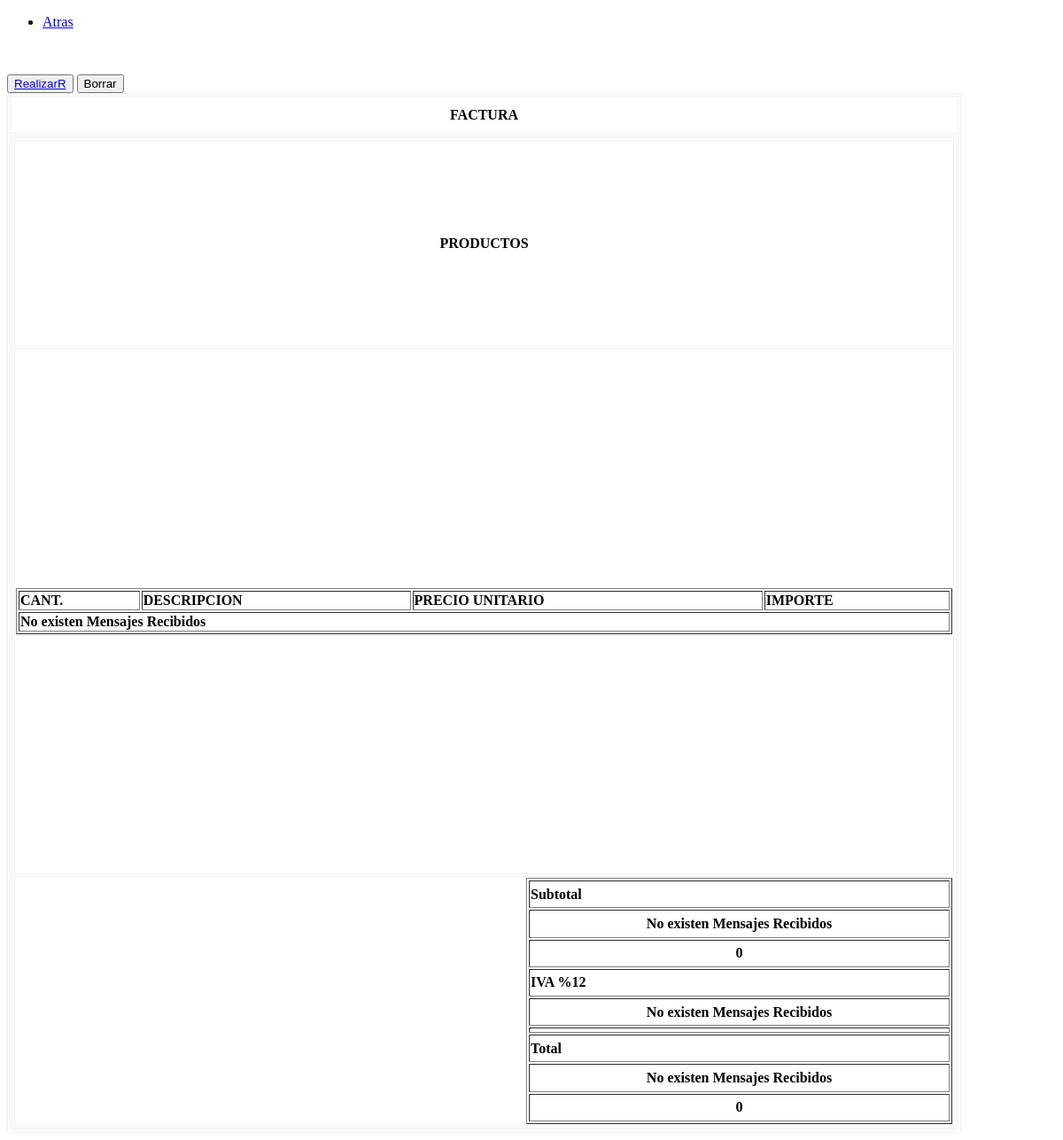
The page /admin/vista/factura.php?codio=3 on the database as committed earlier.
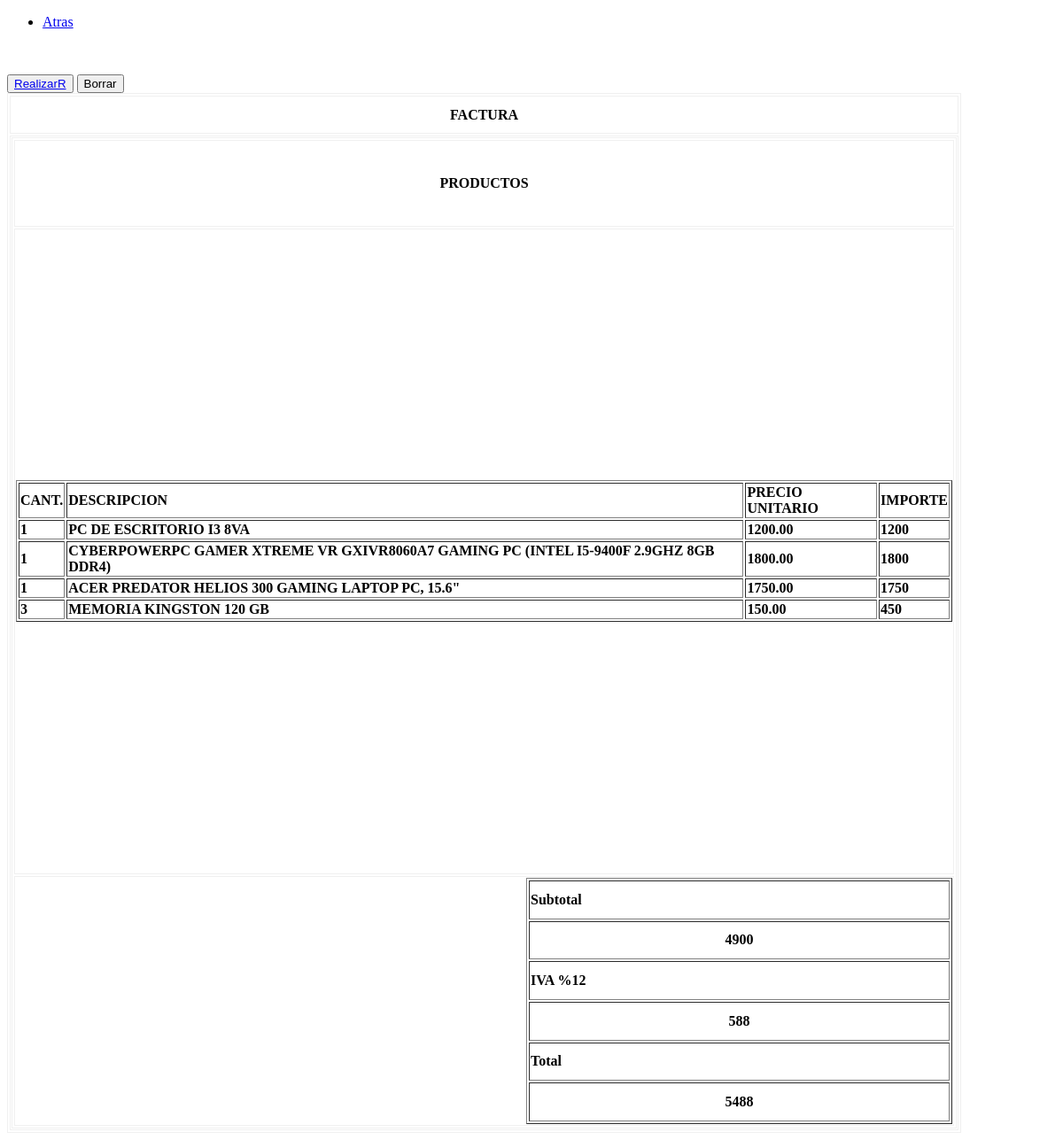
The same page on the database as committed later.
### tables this page shows
CREATE TABLE `pedidos` (
  `ped_id` int(11) NOT NULL,
  `pro_id` int(11) NOT NULL,
  `cod_usuario` int(11) NOT NULL,
  `ped_cantidad` int(11) NOT NULL,
  `ped_estado` varchar(11) NOT NULL
);

CREATE TABLE `productos` (
  `prod_id` int(11) NOT NULL,
  `prod_descripcion` varchar(250) NOT NULL,
  `prod_caracteristica` varchar(250) NOT NULL,
  `prod_precio` decimal(10,2) NOT NULL,
  `prod_stock` int(11) NOT NULL,
  `prod_foto` varchar(200) NOT NULL,
  `prod_eliminado` varchar(100) NOT NULL
);

### admin/vista/factura.php (the view, shortened to what this page needs)
<!DOCTYPE html
    PUBLIC "-//W3C//DTD XHTML 1.0 Transitional//EN" "http://www.w3.org/TR/xhtml1/DTD/xhtml1-transitional.dtd">
<html xmlns="http://www.w3.org/1999/xhtml">
<head>
</head>
<body>
<?php
        $mail = $_GET["mail"];
        $codio =$_GET["codio"];
    ?>
    <header>
        <nav>
            <ul>
                <li> <a href="vista/comprar.php?mail=<?php echo "$mail"; ?>&codigo=<?php echo $codio;?>">Atras</a> </li>
            </ul>
        </nav>
    </header>
    <p align="center">&nbsp;</p>
    <table width="1069" height="325" border="1" bordercolor="#F0F0F0" bgcolor="#FFFFFF" action="com.php">
        <tr background="">
            <th width="800" height="39" bgcolor="#FFFFFF" scope="col">FACTURA</th>
        </tr>
        <tr>
            <th height="42" background="" bgcolor="#FFFFFF" scope="col">
                <table width="1067" height="1119" border="1" align="center" bordercolor="#F0F0F0">
                    <tr>
                        <td colspan="5" class="Estilo9">
                            <div align="center">PRODUCTOS</div>
                        </td>
                    </tr>
                    <tr>
                        <td colspan="5" class="Estilo9">
                            <div align="center" class="Estilo11">
                                <table width="100%" border="1" align="center">
                                    <td>CANT.</td>
                                    <td>DESCRIPCION</td>
                                    <td>PRECIO UNITARIO</td>
                                    <td>IMPORTE</td>
                                    <?php
                                    $codio= $_GET['codio'];
                                    include '../config/conexionDB.php';
                                    $sql    = "SELECT * FROM pedidos WHERE cod_usuario = '$codio';";
                                    $result = $conn->query($sql);
                                    if ($result->num_rows > 0) {
                                        while ($row = $result->fetch_assoc()) {
                                            $pro     = $row["pro_id"];
                                            $sql2    = "SELECT * FROM productos WHERE prod_id = '$pro';";
                                            $result2 = $conn->query($sql2);
                                            $rl      = mysqli_fetch_assoc($result2);
                                            $rlt = $rl["prod_caracteristica"];
                                            $rlt2 = $rl["prod_precio"];
                                            $rlt3 = $row["ped_cantidad"];
                                            $importe = $rlt2*$rlt3;
                                            echo "<tr>";
                                            echo "<td>" . $rlt3 ."</td>";
                                            echo "<td>" . $rlt . "</td>";
                                            echo "<td>" . $rlt2 . "</td>";
                                            echo "<td>" . $importe . "</td>";
                                            echo "</tr>";
                                        }
                                    } else {
                                        echo "<tr>";
                                        echo " <td colspan='4'> No existen Mensajes Recibidos</td>";
                                        echo "</tr>";
                                    }
                                    ?>
                                </table>
                            </div>
                        </td>
                    </tr>
                    <tr>
                        <td height="62" colspan="2" class="Estilo9">
                            <table width="481" height="278" border="1" align="right">
                                <tr>
                                    <td>
                                        <div align="left">Subtotal</div>
                                    </td>
                                    <?php
                                    include '../config/conexionDB.php';
                                    $sql    = "SELECT * FROM pedidos WHERE cod_usuario = '$codio';";
                                    $result = $conn->query($sql);
                                    $sub2 = 0 ;
                                    if ($result->num_rows > 0) {
                                        while ($row = $result->fetch_assoc()) {
                                            $pro     = $row["pro_id"];
                                            $sql2    = "SELECT * FROM productos WHERE prod_id = '$pro';";
                                            $result2 = $conn->query($sql2);
                                            $rl      = mysqli_fetch_assoc($result2);
                                            $rlt4 =  $rl["prod_precio"];
                                            $sub2 += $rlt4;
                                        }
                                    } else {
                                        echo "<tr>";
                                        echo " <td colspan='4'> No existen Mensajes Recibidos</td>";
                                        echo "</tr>";
                                    }
                                        echo "<tr>";
                                        echo "<td>" . $sub2 . "</td>";
                                        echo "</tr>";
                                    ?>
                                </tr>
                                <tr>
                                    <td>
                                        <div align="left">IVA %12</div>
                                    </td>
                                    <?php
                                    include '../config/conexionDB.php';
                                    $sql    = "SELECT * FROM pedidos WHERE cod_usuario = '$codio';";
                                    $result = $conn->query($sql);
                                    $sub2 = 0 ;
                                    if ($result->num_rows > 0) {
                                        while ($row = $result->fetch_assoc()) {
                                            $pro     = $row["pro_id"];
                                            $sql2    = "SELECT * FROM productos WHERE prod_id = '$pro';";
                                            $result2 = $conn->query($sql2);
                                            $rl      = mysqli_fetch_assoc($result2);
                                            $rlt4 = $rl["prod_precio"];
                                            $sub2 += $rlt4;
                                            $iva = ($sub2*12)/100;
                                        }
                                    } else {
                                        echo "<tr>";
                                        echo " <td colspan='4'> No existen Mensajes Recibidos</td>";
                                        echo "</tr>";
                                    }
                                    echo "<tr>";
                                    echo "<td>" . $iva . "</td>";
                                    echo "</tr>";
                                    ?>
                                </tr>
                                <tr>
                                    <td>
                                        <div align="left">Total</div>
                                    </td>
                                    <?php
                                    include '../config/conexionDB.php';
                                    $sql    = "SELECT * FROM pedidos WHERE cod_usuario = '$codio';";
                                    $result = $conn->query($sql);
                                    $sub2 = 0 ;
                                    if ($result->num_rows > 0) {
                                        while ($row = $result->fetch_assoc()) {
                                            $pro     = $row["pro_id"];
                                            $sql2    = "SELECT * FROM productos WHERE prod_id = '$pro';";
                                            $result2 = $conn->query($sql2);
                                            $rl      = mysqli_fetch_assoc($result2);
                                            $rlt4 = $rl["prod_precio"];
                                            $sub2 += $rlt4;
                                            $iva = ($sub2*12)/100;
                                        }
                                    }else{
                                        echo "<tr>";
                                        echo " <td colspan='4'> No existen Mensajes Recibidos</td>";
                                        echo "</tr>";
                                    }
                                    $total = $sub2 + $iva;
                                    echo "<tr>";
                                    echo "<td>" . $total . "</td>";
                                    echo "</tr>";
                                    ?>
                                </tr>
                            </table>
                        </td>
                    </tr>
                </table>
            </th>
            <div>
            <button type="button" class="btn btn-default"><a href="com.php">RealizarR</a></button>
            <input class="btn" id="borrar" name="borrar" type="Reset" value="Borrar">
        </div>
        </tr>
    </table>
<body>
</html>

### admin/vista/factura.php (style rules this page uses)
body { background-image: url(); }
.Estilo9 { color: 1 }
.Estilo11 { font-weight: bold }

Rows that differ between the two databases and show on the page:
added pedidos: ped_cantidad "1", productos.prod_caracteristica "PC DE ESCRITORIO I3 8VA", productos.prod_precio "1200.00", ped_cantidad.prod_precio "1200"
added pedidos: ped_cantidad "1", productos.prod_caracteristica "CYBERPOWERPC GAMER XTREME VR GXIVR8060A7 GAMING PC (INTEL I5-9400F 2.9GHZ 8GB DDR4)", productos.prod_precio "1800.00", ped_cantidad.prod_precio "1800"
added pedidos: ped_cantidad "1", productos.prod_caracteristica "ACER PREDATOR HELIOS 300 GAMING LAPTOP PC, 15.6\"", productos.prod_precio "1750.00", ped_cantidad.prod_precio "1750"
added pedidos: ped_cantidad "3", productos.prod_caracteristica "MEMORIA KINGSTON 120 GB", productos.prod_precio "150.00", ped_cantidad.prod_precio "450"
Other text that changed with them:
$sub2: "0" → "4900"
$iva: (not shown) → "588"
$total: "0" → "5488"
text no longer shown: "No existen Mensajes Recibidos No existen Mensajes Recibidos No existen Mensajes Recibidos No existen Mensajes Recibidos"
